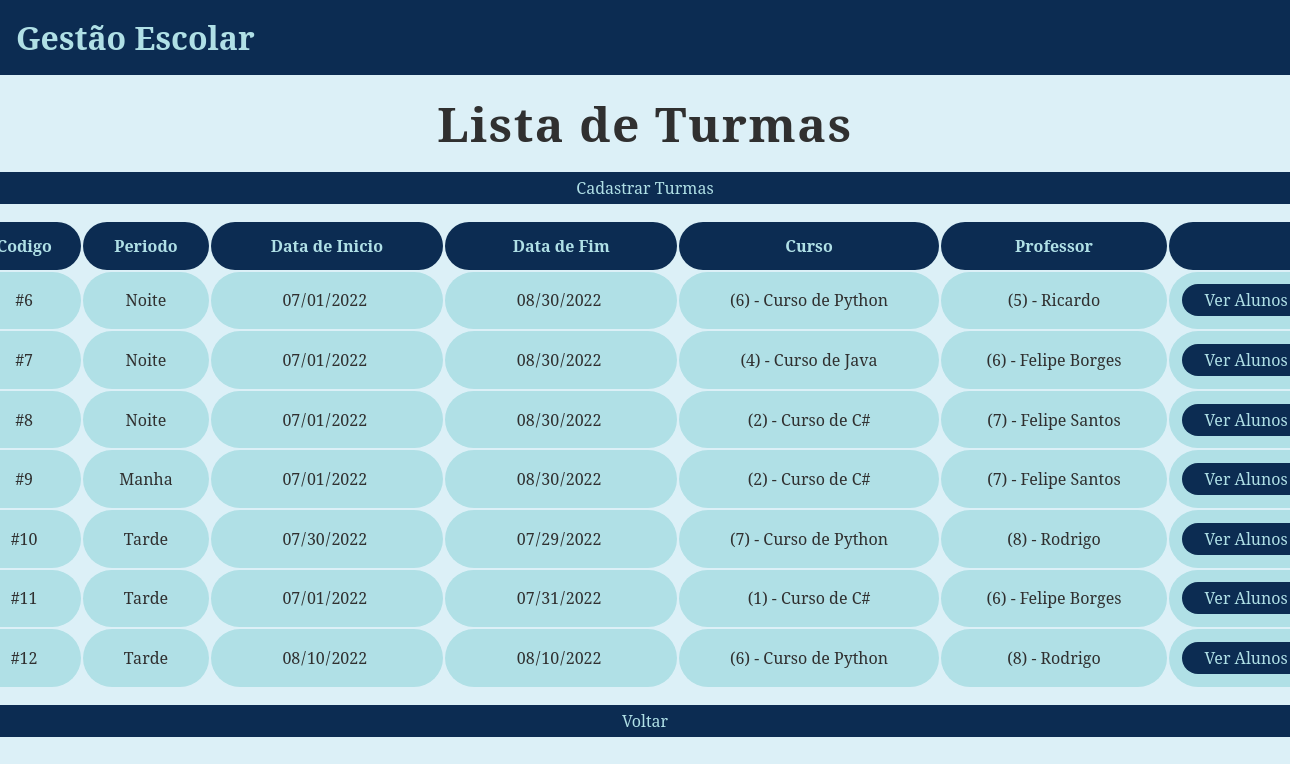
/listar/turmas, run on an earlier commit of the app's database.
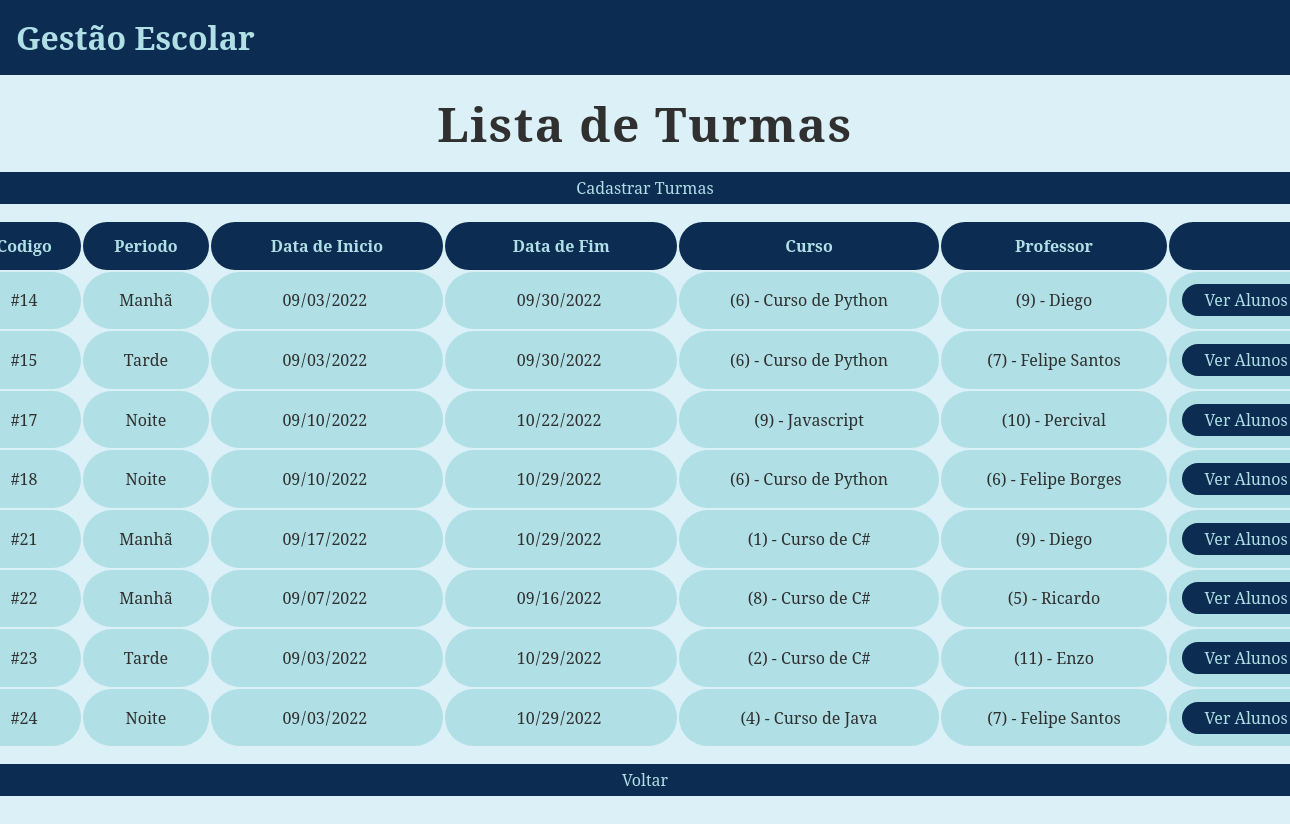
And on a later commit of the database.
### tables this page shows
CREATE TABLE Turmas (codigo INTEGER PRIMARY KEY AUTOINCREMENT, periodo VARCHAR (255) NOT NULL, data_inicio DATE NOT NULL, data_fim DATE NOT NULL, codigo_curso INTEGER REFERENCES Cursos (codigo), matricula_professor INTEGER REFERENCES Professores (matricula));

CREATE TABLE Cursos (codigo INTEGER PRIMARY KEY AUTOINCREMENT, nome VARCHAR (255) NOT NULL, classificacao VARCHAR (255) NOT NULL, ativo BOOLEAN DEFAULT (1), descricao VARCHAR (255));

CREATE TABLE Professores (Matricula INTEGER PRIMARY KEY AUTOINCREMENT, Nome VARCHAR (255) NOT NULL, CPF VARCHAR (11) NOT NULL UNIQUE, Ativo BOOLEAN DEFAULT (1), Telefone VARCHAR (11), Email VARCHAR (255), Formacao VARCHAR (255), Especialidade VARCHAR (255));

### index.py (the view)
@app.route ("/listar/turmas")
def listar_turmas():
    turmas = Turma.listar()
    return render_template ("listar_turmas.html", turmas=turmas)

### turma.py (called while the page is built)
    @classmethod
    def listar(cls):
        conexao = sqlite3.connect("gestao_escolar.db")
        cursor = conexao.cursor()
        sql = """
            SELECT tm.codigo, tm.periodo, tm.data_inicio, tm.data_fim,
            tm.codigo_curso, cs.nome, tm.matricula_professor, pf.nome
            FROM Turmas AS tm
            INNER JOIN Cursos AS cs ON tm.codigo_curso = cs.codigo
            INNER JOIN Professores AS pf ON tm.matricula_professor = pf.matricula
        """
        cursor.execute(sql)
        lista_turmas = cursor.fetchall()
        conexao.close()
        return lista_turmas

### templates/listar_turmas.html
{% extends "base.html" %}
{% block conteudo %}
<div class="conteudo-principal">
    <h2>Lista de Turmas</h2>
    <div class="conteudo-tabela">
        <a href="/cadastro/turmas" class="botao-primario">Cadastrar Turmas</a>
        <table>
            <tr>
                <th>Codigo</th>
                <th>Periodo</th>
                <th>Data de Inicio</th>
                <th>Data de Fim</th>
                <th>Curso</th>
                <th>Professor</th>
                <th></th>
            </tr>
            {% for turma in turmas %}
                <tr>
                    <td>#{{ turma[0] }}</td>
                    <td>{{ turma[1] }}</td>
                    <td><input type="date" value="{{ turma[2] }}" disabled></td>
                    <td><input type="date" value="{{ turma[3] }}" disabled></td>
                    <td>({{ turma[4]}}) - {{turma[5] }}</td>
                    <td>({{ turma[6]}}) - {{turma[7] }}</td>
                    <td><a href="/listar/turmas_alunos/{{ turma[0] }}"
                        class="botao-primario">Ver Alunos</a></td>
                </tr>
            {% endfor %}
        </table>
        <a href="/" class="botao-primario">Voltar</a>
    </div>
</div>
{% endblock %}

What changed in the data, as far as the page shows it:
removed Turmas: codigo "6", periodo "Noite", data_inicio "07/01/2022", data_fim "08/30/2022", codigo_curso "6", nome "Curso de Python", matricula_professor "5", Nome "Ricardo"
removed Turmas: codigo "7", periodo "Noite", data_inicio "07/01/2022", data_fim "08/30/2022", codigo_curso "4", nome "Curso de Java", matricula_professor "6", Nome "Felipe Borges"
removed Turmas: codigo "8", periodo "Noite", data_inicio "07/01/2022", data_fim "08/30/2022", codigo_curso "2", nome "Curso de C#", matricula_professor "7", Nome "Felipe Santos"
removed Turmas: codigo "9", periodo "Manha", data_inicio "07/01/2022", data_fim "08/30/2022", codigo_curso "2", nome "Curso de C#", matricula_professor "7", Nome "Felipe Santos"
removed Turmas: codigo "10", periodo "Tarde", data_inicio "07/30/2022", data_fim "07/29/2022", codigo_curso "7", nome "Curso de Python", matricula_professor "8", Nome "Rodrigo"
removed Turmas: codigo "11", periodo "Tarde", data_inicio "07/01/2022", data_fim "07/31/2022", codigo_curso "1", nome "Curso de C#", matricula_professor "6", Nome "Felipe Borges"
removed Turmas: codigo "12", periodo "Tarde", data_inicio "08/10/2022", data_fim "08/10/2022", codigo_curso "6", nome "Curso de Python", matricula_professor "8", Nome "Rodrigo"
added Turmas: codigo "14", periodo "Manhã", data_inicio "09/03/2022", data_fim "09/30/2022", codigo_curso "6", nome "Curso de Python", matricula_professor "9", Nome "Diego"
added Turmas: codigo "15", periodo "Tarde", data_inicio "09/03/2022", data_fim "09/30/2022", codigo_curso "6", nome "Curso de Python", matricula_professor "7", Nome "Felipe Santos"
added Turmas: codigo "17", periodo "Noite", data_inicio "09/10/2022", data_fim "10/22/2022", codigo_curso "9", nome "Javascript", matricula_professor "10", Nome "Percival"
added Turmas: codigo "18", periodo "Noite", data_inicio "09/10/2022", data_fim "10/29/2022", codigo_curso "6", nome "Curso de Python", matricula_professor "6", Nome "Felipe Borges"
added Turmas: codigo "21", periodo "Manhã", data_inicio "09/17/2022", data_fim "10/29/2022", codigo_curso "1", nome "Curso de C#", matricula_professor "9", Nome "Diego"
added Turmas: codigo "22", periodo "Manhã", data_inicio "09/07/2022", data_fim "09/16/2022", codigo_curso "8", nome "Curso de C#", matricula_professor "5", Nome "Ricardo"
added Turmas: codigo "23", periodo "Tarde", data_inicio "09/03/2022", data_fim "10/29/2022", codigo_curso "2", nome "Curso de C#", matricula_professor "11", Nome "Enzo"
added Turmas: codigo "24", periodo "Noite", data_inicio "09/03/2022", data_fim "10/29/2022", codigo_curso "4", nome "Curso de Java", matricula_professor "7", Nome "Felipe Santos"
